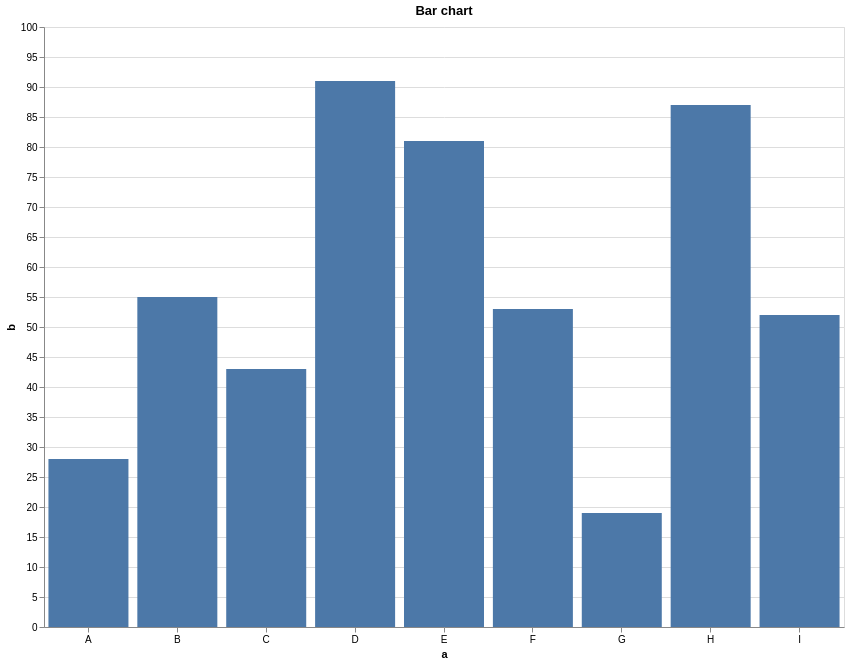

Source (Vega-Lite JSON):
### Vega-Lite specification from a JSON file in a GitHub repository (floating-point values rounded to 4 significant figures)
{"$schema": "https://vega.github.io/schema/vega-lite/v5.json", "title": {"text": "Bar chart"}, "width": 800, "height": 600, "description": "A simple bar chart with embedded data.", "data": {"values": [{"a": "A", "b": 28}, {"a": "B", "b": 55}, {"a": "C", "b": 43}, {"a": "D", "b": 91}, {"a": "E", "b": 81}, {"a": "F", "b": 53}, {"a": "G", "b": 19}, {"a": "H", "b": 87}, {"a": "I", "b": 52}]}, "mark": "bar", "encoding": {"x": {"field": "a", "type": "nominal", "axis": {"labelAngle": 0}}, "y": {"field": "b", "type": "quantitative"}}}
